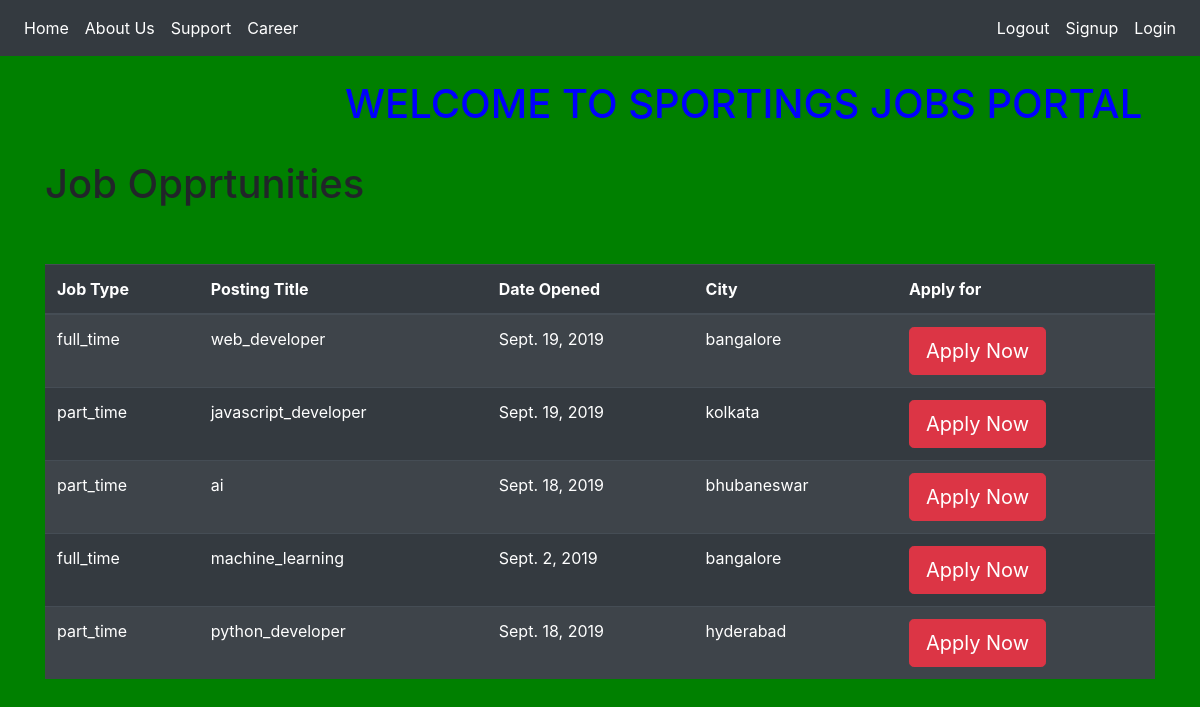
Page /career/ on the committed database.
### testapp/models.py (models this page shows)
class Opprtunity(models.Model):
    STATUS_CHOICES=(('choose','Choose'),('full_time','Full_Time'),('part_time','Part_Time'))
    Job_Type=models.CharField(max_length=40,choices=STATUS_CHOICES,default='choose')
    STATUS_CHOICES=(('choose','Choose'),('python_developer','Python_Developer'),('web_developer','Web_Developer'),('javascript_developer','JavaScript_Developer'),('ai','AI'),('machine_learning','Machine_Learning'))
    Posting_title=models.CharField(max_length=40,choices=STATUS_CHOICES,default='choose')
    Date_opened=models.DateField()
    STATUS_CHOICES=(('choose','Choose'),('hyderabad','Hyderabad'),('bangalore','Bangalore'),('kolkata','Kolkata'),('bhubaneswar','Bhubaneswar'))
    city=models.CharField(max_length=40,choices=STATUS_CHOICES,default='choose')

### testapp/views.py (the view)
# urls.py: url(r'^career/',views.career_view),
def career_view(request):
    opp=Opprtunity.objects.all()
    return render(request,'testapp/career.html',{'opp':opp})

### templates/testapp/career.html
<!DOCTYPE html>
{% extends 'testapp/base.html' %}
{% block body_block %}
    <div class="container">
      <marquee><h1 style="color:blue; margin-left:300px;"><span style="font-size:40px;">WELCOME TO SPORTINGS JOBS PORTAL</span></h1></marquee>
    </div><br>
    <div class="container">
      <h1>Job Opprtunities</h1><br><br>
      <table class="table table-striped table-dark">
        <thead>
          <th>Job Type</th>
          <th>Posting Title</th>
          <th>Date Opened</th>
          <th>City</th>
          <th>Apply for</th>
        </thead>
        {% for o in opp %}
        <tr>
          <td>{{o.Job_Type}}</td>
          <td>{{o.Posting_title}}</td>
          <td>{{o.Date_opened}}</td>
          <td>{{o.city}}</td>
          <td><a href="/apply" class="btn btn-lg btn-danger">Apply Now</a></td>
        </tr>
        {% endfor %}
      </table>
    </div>
  {% endblock %}

### templates/testapp/base.html (shortened to what this page needs)
{% load staticfiles %}
<!DOCTYPE html>
<html lang="en">
<head>
    <link rel="stylesheet" href="{% static 'css/spotings.css' %}" type="text/css" />
    <link rel="stylesheet" href="https://stackpath.bootstrapcdn.com/bootstrap/4.3.1/css/bootstrap.min.css">
</head>
<body style="background-color:green;">
    <nav class="navbar navbar-expand-lg bg-dark navbar-dark">
            <ul class="navbar-nav mr-auto">
            <li class="nav-item active">
                <a href="/" class="nav-link">Home</a>
            </li>
            <li class="nav-item active">
                <a href="" class="nav-link">About Us</a>
            </li>
            <li class="nav-item active">
                <a href="" class="nav-link">Support</a>
            </li>
            <li class="nav-item active">
                <a href="/career" class="nav-link">Career</a>
            </li>
            </ul>
        <ul class="navbar-nav ml-auto">
                <li class="nav-item active">
                    <a href="/logout" class="nav-link">Logout</a>
               </li>
            <li class="nav-item active">
                <a href="/sign" class="nav-link">Signup</a>
            </li>
            <li class="nav-item active">
                <a href="/accounts/login" class="nav-link">Login</a>
            </li>
        </ul>
    </nav><br>
    {% block body_block %}
    {% endblock %}
  </body>
</html>

### rows in the picture
Opprtunity: Job_Type "full_time", Posting_title "web_developer", Date_opened "Sept. 19, 2019", city "bangalore"
Opprtunity: Job_Type "part_time", Posting_title "javascript_developer", Date_opened "Sept. 19, 2019", city "kolkata"
Opprtunity: Job_Type "part_time", Posting_title "ai", Date_opened "Sept. 18, 2019", city "bhubaneswar"
Opprtunity: Job_Type "full_time", Posting_title "machine_learning", Date_opened "Sept. 2, 2019", city "bangalore"
Opprtunity: Job_Type "part_time", Posting_title "python_developer", Date_opened "Sept. 18, 2019", city "hyderabad"
